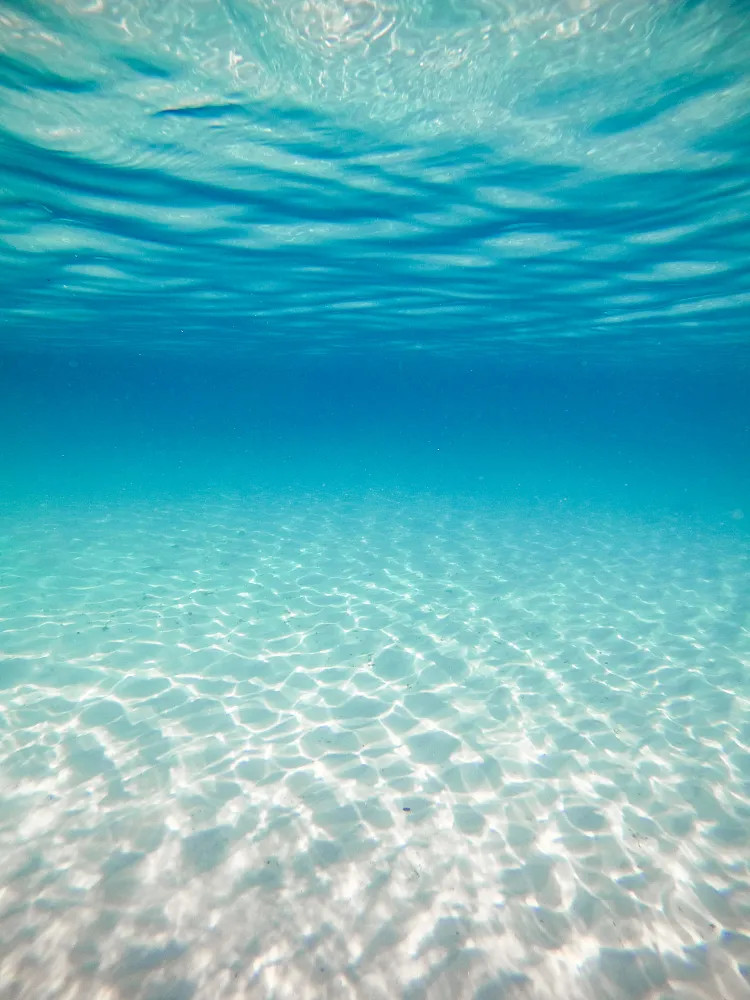
#> input picture Imagens/Oceano.jpg, 750 x 1000 px, found by its file name
$ python 'Mistura de Imagem - Atendendo aos Requisitos  - Versão 1.0.0.py'
#> lines starting #> are read from the running program, lines starting #| are printed output that depends on the picture
#
########################################################################
# Importação das Bibliotecas Necessárias
########################################################################
#
import cv2 as cv
import numpy as np
import matplotlib.pyplot as plt

#
########################################################################
# Definições Gerais
########################################################################
#
NomeJanela = "Imagem Misturada"
NomeFundo = "Oceano.jpg"
NomeFrente  = "Peixes.jpg"
CaminhoBase = "/home/asoares/OpenCV/"
CaminhoImagem = CaminhoBase + "Imagens/"

#
########################################################################
# Lendo a Imagem
########################################################################
#
ImagemFundo = cv.imread ( CaminhoImagem + NomeFundo, cv.IMREAD_COLOR)
#> ImagemFundo is the input picture: shape (1000, 750, 3); mean B, G, R 189.2, 179.6, 100
ImagemFundo = cv.resize ( ImagemFundo, (500, 500) , interpolation = cv.INTER_AREA)
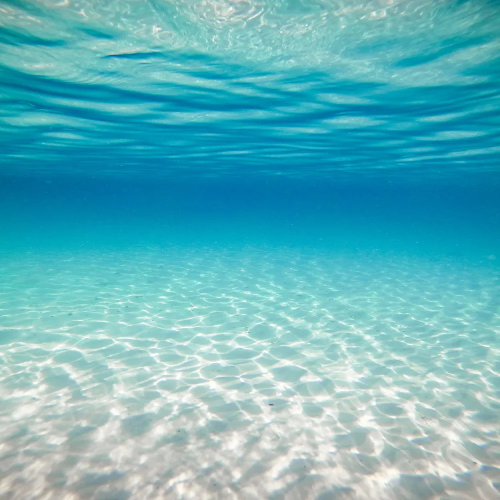
#> ImagemFundo: shape (500, 500, 3); mean B, G, R 189.2, 179.6, 100

#
########################################################################
# Lendo a Imagem Fundo
########################################################################
#
ImagemFrente = cv.imread ( CaminhoImagem + NomeFrente, cv.IMREAD_COLOR)
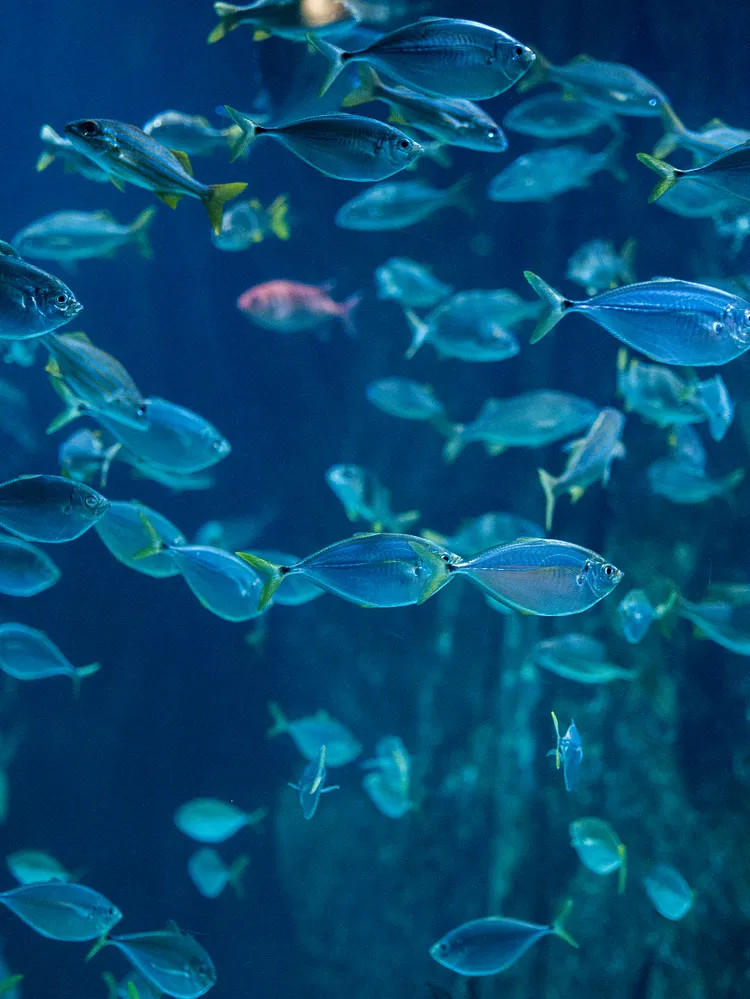
#> input picture Imagens/Peixes.jpg, 750 x 999 px, found by its file name
#> ImagemFrente is the input picture: shape (999, 750, 3); mean B, G, R 115.6, 75.9, 6.1
ImagemFrente = cv.resize( ImagemFrente, (500, 500) , interpolation = cv.INTER_AREA)
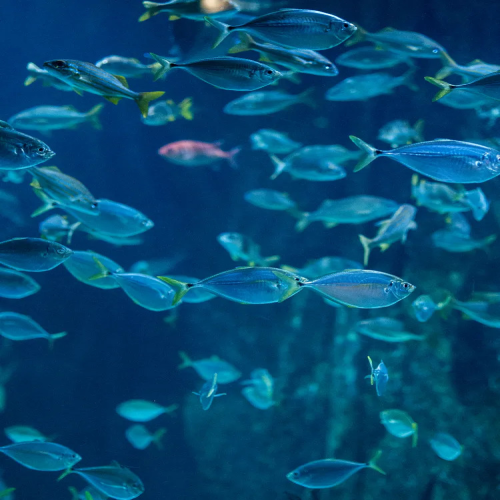
#> ImagemFrente: shape (500, 500, 3); mean B, G, R 115.6, 75.9, 6.1

#
########################################################################
# Checa se Tem o Mesmo Tamanho
########################################################################
#
AlturaFrente, LarguraFrente, CanaisFrente = ImagemFrente.shape
#> AlturaFrente = 500; LarguraFrente = 500; CanaisFrente = 3
AlturaFundo, LarguraFundo, CanaisFundo = ImagemFundo.shape
#> AlturaFundo = 500; LarguraFundo = 500; CanaisFundo = 3

if ( (AlturaFrente==AlturaFundo) & (LarguraFrente==LarguraFundo) & (CanaisFrente==CanaisFundo)):
    print ( "########################################################################" )
    print ( "# Imagens Atendem aos Requisitos ")
    print ( "########################################################################" )
else:
    print ( "########################################################################" )
    print ( "# Imagens NÃO Atendem aos Requisitos ")
    print ( "########################################################################" )
    exit ()

#
########################################################################
# Misturando a Imagem
########################################################################
#
ImagemMisturada = cv.addWeighted(ImagemFrente,0.7,ImagemFundo,0.3,0)
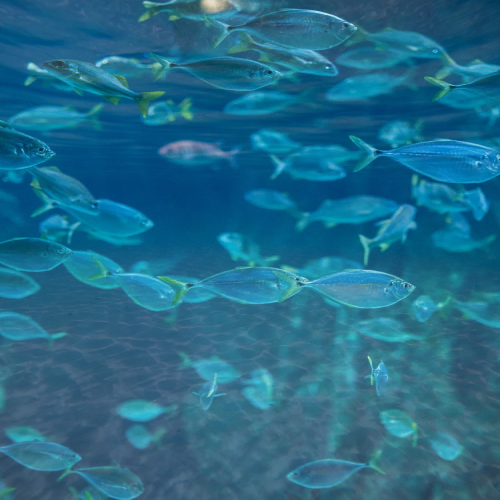
#> ImagemMisturada: shape (500, 500, 3); mean B, G, R 137.7, 107, 34.3

#
########################################################################
# Convertendo para Matplotlib
########################################################################
#
ImagemFundo = cv.cvtColor(ImagemFundo, cv.COLOR_BGR2RGB)
ImagemFrente = cv.cvtColor(ImagemFrente, cv.COLOR_BGR2RGB)
ImagemMisturada = cv.cvtColor(ImagemMisturada, cv.COLOR_BGR2RGB)

#
########################################################################
# Apresentação dos Resultados
########################################################################
#
Grafico = plt.figure(figsize=(10,6))
plt.title( "Transição das Imagens", fontsize=20, weight='bold' )
plt.axis ( "off" )

Grafico.add_subplot(1,3,1)
plt.imshow(ImagemFundo )
plt.axis("off")
plt.title("Oceano")

Grafico.add_subplot(1,3,2)
plt.imshow(ImagemFrente )
plt.axis("off")
plt.title("Peixes")

Grafico.add_subplot(1,3,3)
plt.imshow(ImagemMisturada )
plt.axis("off")
plt.title("Imagens\nCombinadas")
plt.show ()

########################################################################
# FIM DO PROGRAMA
########################################################################
